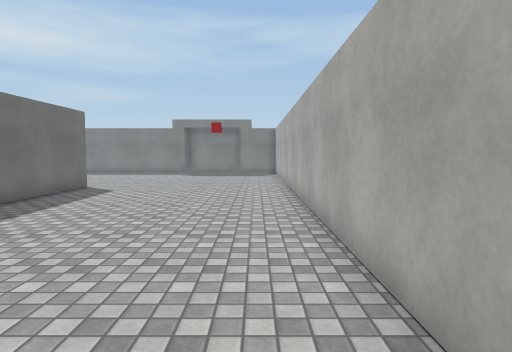
view 1 (above)

24 first-person views from a walk through a Unity game level. The camera is 1.4 m above the floor, tilts 4° down and sees 75° across. The floor is counted in squares, 1 m on a side. Each view is taken from the middle of a square. On the plan, view 1 faces up. The plan holds only what a view shows up to about 15 squares ahead; the rest is blank. The place goes on beyond the plan. The player is left out. Some animated figures are left out. Surface patterns are stand-ins for the level's own textures.

view 2
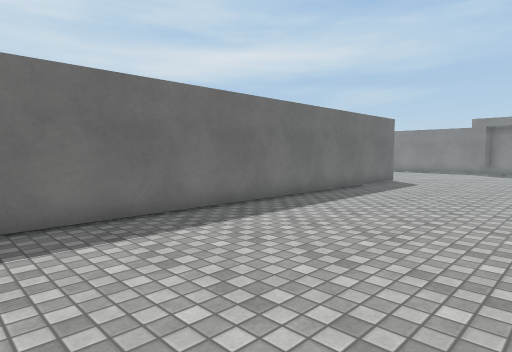

view 3
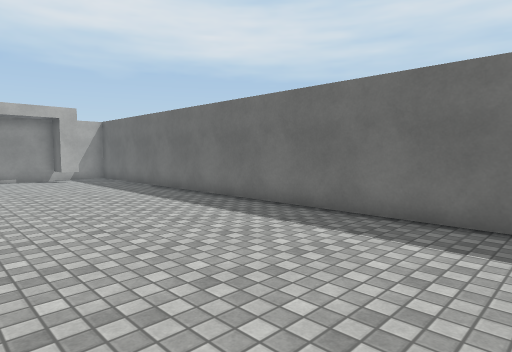

view 4
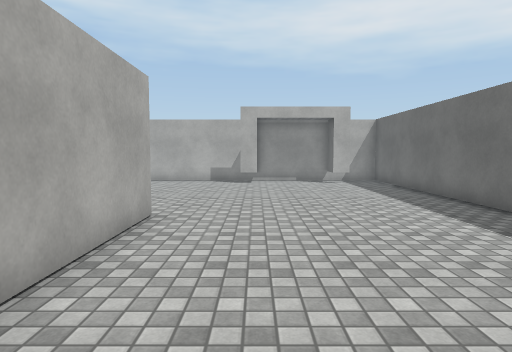

view 5
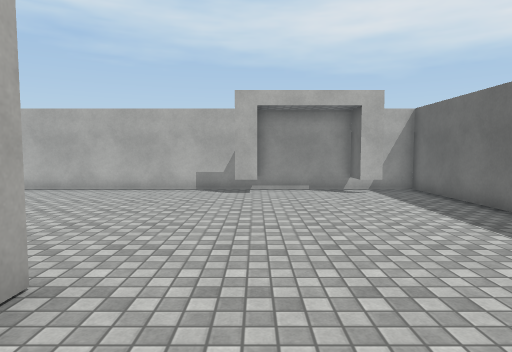

view 6
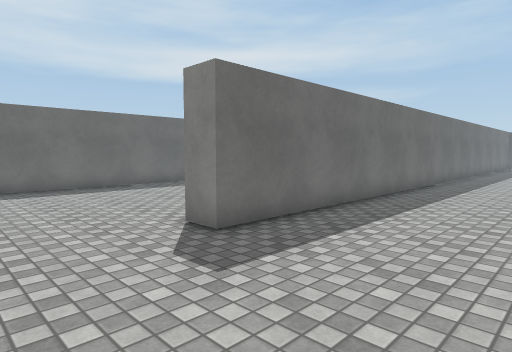

view 7
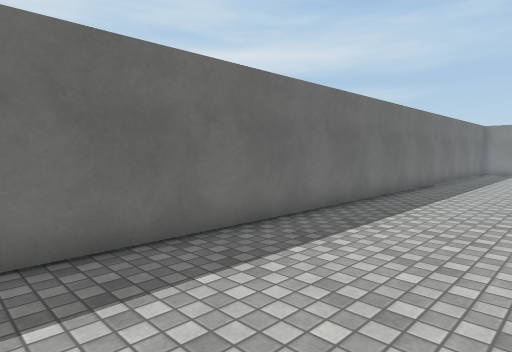

view 8
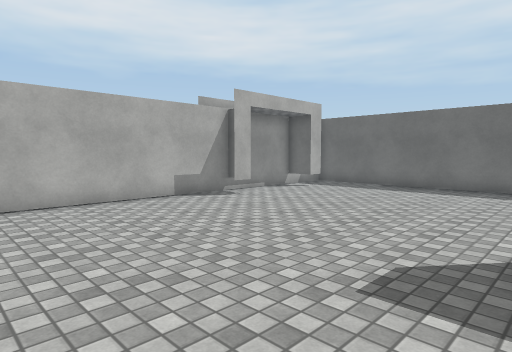

view 9
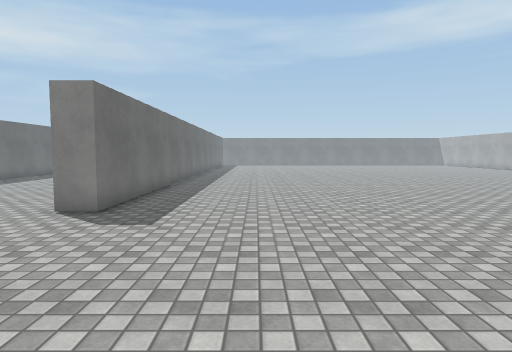

view 10
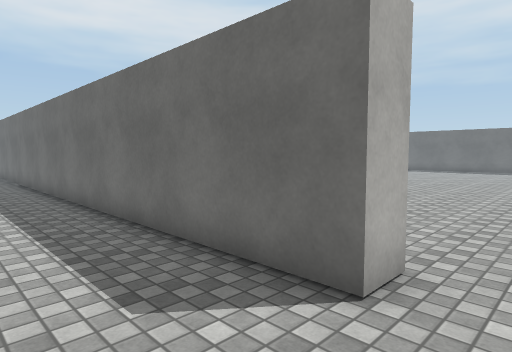

view 11
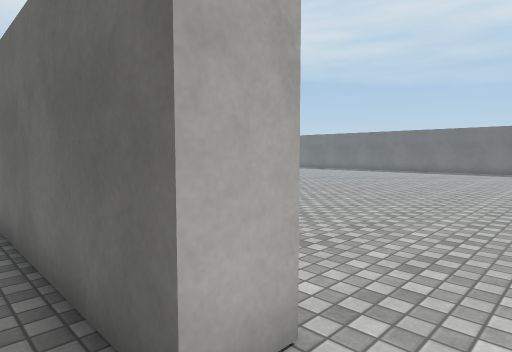

view 12
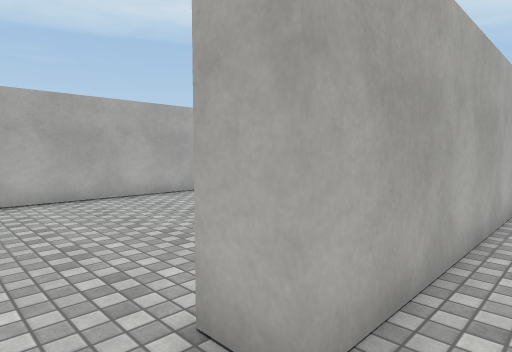

view 13
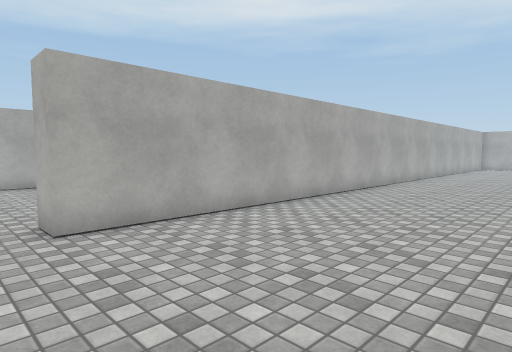

view 14
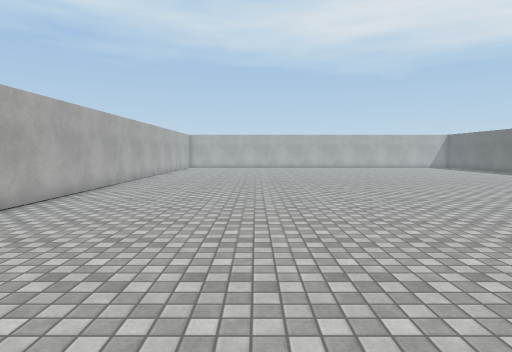

view 15
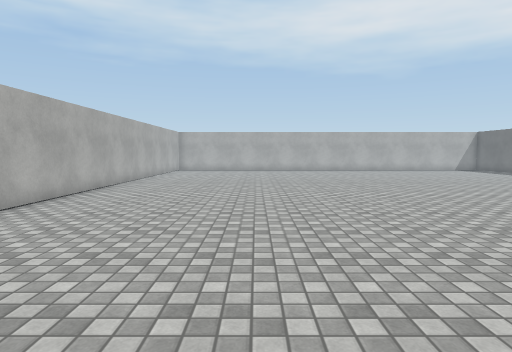

view 16
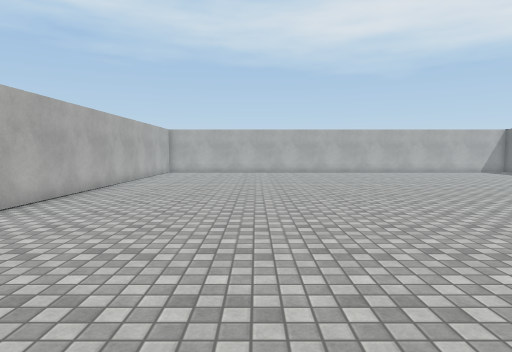

view 17
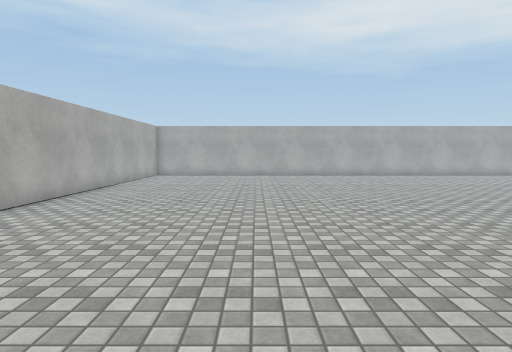

view 18
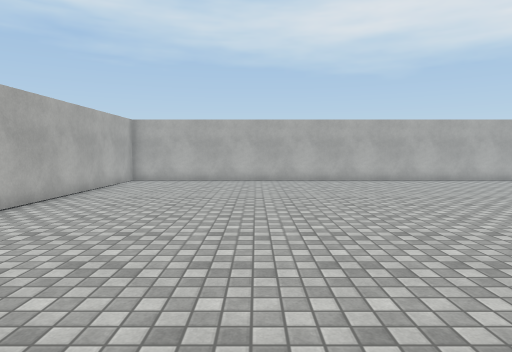

view 19
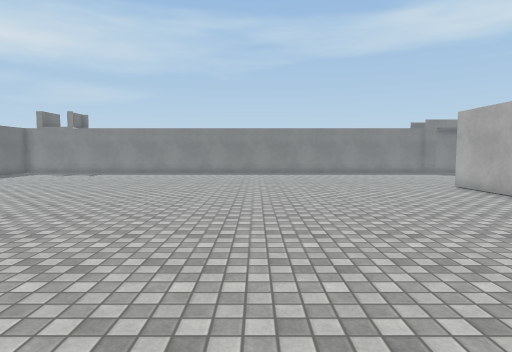

view 20
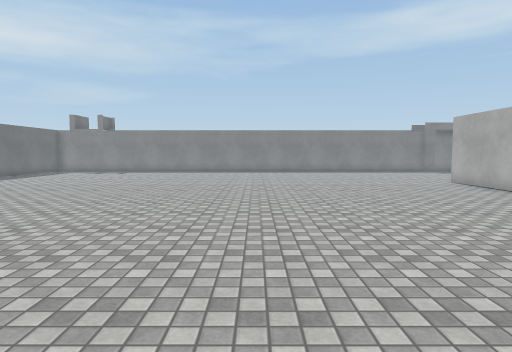

view 21
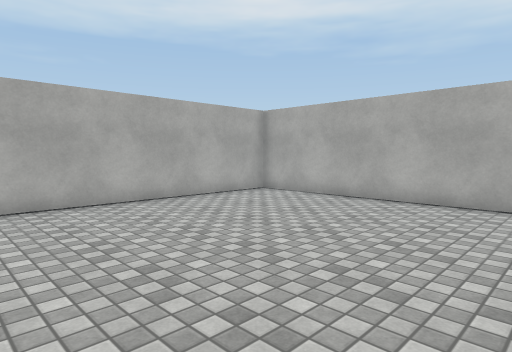

view 22
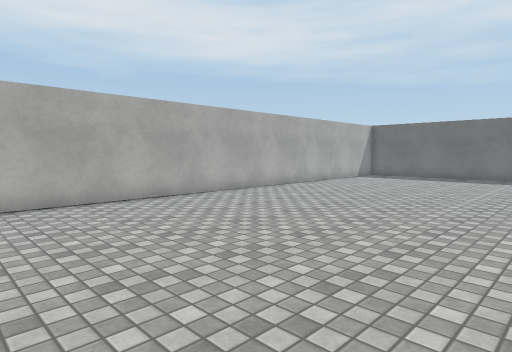

view 23
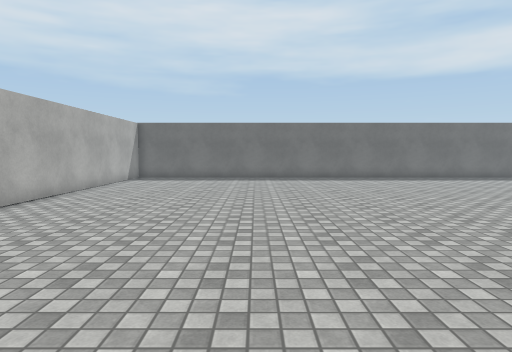

view 24
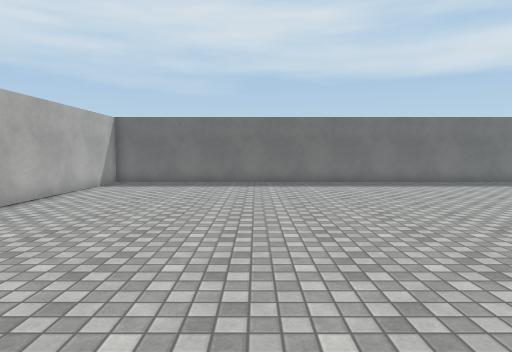

### Floor plan
Points are (right, up) in squares from view 1. A wall is a line through its corners. A room is listed if a view was taken in it or the views show most of it. See-through windows are left out.
Room 1 (views 1, 2, 3, 4, 5, 6, 7, 8, 9, 10, 11)
walls: (1.3, 1.6) (1.3, 14.6); (-1.1, -15.3) (-0.2, -15.3); (-5.4, -15.3) (-4.6, -15.3) (-4.6, -16.5); (2.3, 14.6) (2.3, -7.3) (1.3, -7.3) (1.3, -2.9); (-7.9, 13.6) (-6.9, 13.6) (-6.9, -16.5) (7.5, -16.5)
ways out: opening at (-7.5, 14.5) to room 2
Room 2 (views 12, 13, 14, 15, 16, 17, 18, 19, 20, 21, 22, 23, 24)
walls: (-31.1, -16.5) (-7.9, -16.5) (-7.9, 13.6)
ways out: opening at (-7.5, 14.5) to room 1

Positions as (right, up) in squares from view 1, and headings:
1: (0, 0), facing up
2: (0, -3), facing up-left
3: (0, 2), facing down-left
4: (-1, 0), facing down
5: (-1, -4), facing down
6: (7, -11), facing up-left
7: (7, -2), facing up-left
8: (7, -7), facing down-left
9: (6, -15), facing up
10: (-4, 15), facing down-left
11: (-6, 15), facing down-left
12: (-9, 15), facing down-right
13: (-14, 15), facing down-right
14: (-14, 14), facing down
15: (-14, 10), facing down
16: (-14, 7), facing down
17: (-14, 4), facing down
18: (-14, 0), facing down
19: (-16, 0), facing up
20: (-17, -2), facing up
21: (-17, -7), facing down-right
22: (-12, -7), facing down-left
23: (-13, -10), facing left
24: (-16, -10), facing left
